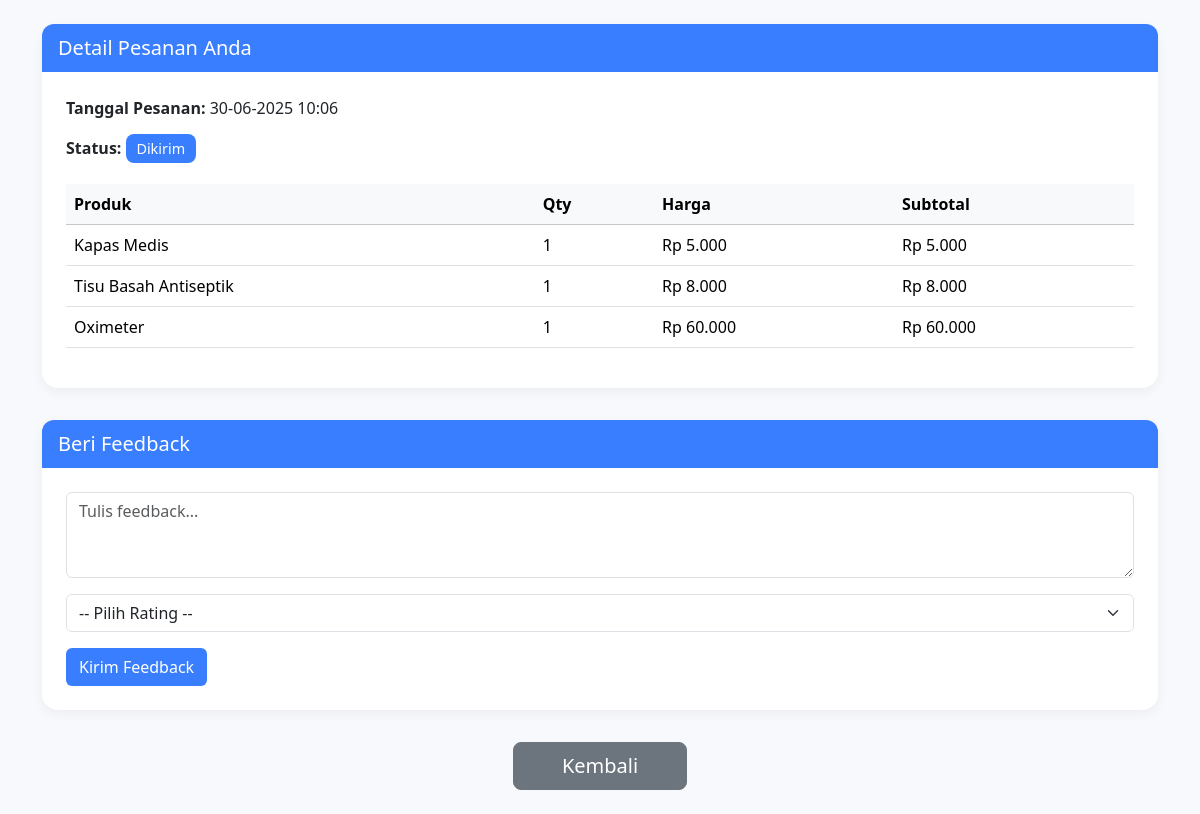
The page /detail_pesanan.php?id=38 on the database its author committed.
### tables this page shows
CREATE TABLE `tbl_orders` (
  `id` int(11) NOT NULL,
  `user_id` int(11) NOT NULL,
  `order_date` datetime DEFAULT current_timestamp(),
  `paypal_id` varchar(100) DEFAULT NULL,
  `bank_name` varchar(100) DEFAULT NULL,
  `payment_method` enum('Prepaid','Postpaid') DEFAULT NULL,
  `total` decimal(12,2) DEFAULT NULL,
  `user_name` varchar(100) DEFAULT NULL,
  `user_address` text DEFAULT NULL,
  `contact_no` varchar(20) DEFAULT NULL,
  `created_at` datetime DEFAULT current_timestamp(),
  `status_pengiriman` enum('pending','diproses','dikirim','selesai','batal') DEFAULT 'pending'
);

CREATE TABLE `tbl_order_items` (
  `id` int(11) NOT NULL,
  `order_id` int(11) NOT NULL,
  `product_name` varchar(100) DEFAULT NULL,
  `product_code` varchar(50) DEFAULT NULL,
  `quantity` int(11) NOT NULL,
  `price` decimal(12,2) NOT NULL,
  `subtotal` decimal(12,2) NOT NULL
);

### detail_pesanan.php (the view, shortened to what this page needs)
<?php
$conn = new mysqli("localhost", "root", "", "db_kasir");
$orderId = isset($_GET['id']) ? intval($_GET['id']) : 0;
$order = $conn->query("SELECT * FROM tbl_orders WHERE id = $orderId")->fetch_assoc();
$items = $conn->query("SELECT * FROM tbl_order_items WHERE order_id = $orderId");
?>
<!DOCTYPE html>
<html lang="id">
<head>
    <link href="https://cdn.jsdelivr.net/npm/bootstrap@5.3.2/dist/css/bootstrap.min.css" rel="stylesheet">
</head>
<body>
<div class="container py-4">
    <div class="order-card">
        <div class="order-header">
            <h5 class="mb-0">Detail Pesanan Anda</h5>
        </div>
        <p><strong>Tanggal Pesanan:</strong> <?= date('d-m-Y H:i', strtotime($order['order_date'])) ?></p>
        <p><strong>Status:</strong>
            <span class="badge-status
                <?= $order['status_pengiriman']=='pending'?'badge-pending':
                    ($order['status_pengiriman']=='diproses'?'badge-diproses':
                    ($order['status_pengiriman']=='dikirim'?'badge-dikirim':
                    ($order['status_pengiriman']=='selesai'?'badge-selesai':'badge-batal'))) ?>">
                <?= ucfirst($order['status_pengiriman']) ?>
            </span>
        </p>
        <table class="table table-hover mt-4">
            <thead class="table-light">
                <tr>
                    <th>Produk</th>
                    <th>Qty</th>
                    <th>Harga</th>
                    <th>Subtotal</th>
                </tr>
            </thead>
            <tbody>
            <?php while($item = $items->fetch_assoc()): ?>
                <tr>
                    <td><?= htmlspecialchars($item['product_name']) ?></td>
                    <td><?= $item['quantity'] ?></td>
                    <td>Rp <?= number_format($item['price'],0,',','.') ?></td>
                    <td>Rp <?= number_format($item['price']*$item['quantity'],0,',','.') ?></td>
                </tr>
            <?php endwhile; ?>
            </tbody>
        </table>
    </div>
<?php if (in_array($order['status_pengiriman'], ['dikirim', 'selesai'])): ?>
    <div class="order-card">
        <div class="order-header">
            <h5 class="mb-0">Beri Feedback</h5>
        </div>
        <form method="POST">
            <div class="mb-3">
                <textarea name="feedback" class="form-control" rows="3" placeholder="Tulis feedback..." required></textarea>
            </div>
            <div class="mb-3">
                <select name="rating" class="form-select" required>
                    <option value="">-- Pilih Rating --</option>
                </select>
            </div>
            <button type="submit" class="btn btn-feedback">Kirim Feedback</button>
        </form>
    </div>
    <?php endif; ?>
<div class="text-center mt-4">
    <a href="riwayat_pesanan.php" class="btn btn-secondary btn-lg px-5">
        Kembali
    </a>
</div>
</body>
</html>

### detail_pesanan.php (style rules this page uses)
body { background: #f8f9fc; font-family: 'Segoe UI', sans-serif; }
.order-card { background: #fff; border-radius: 1rem; box-shadow: 0 4px 12px rgba(0,0,0,0.05); padding: 1.5rem; margin-bottom: 2rem; }
.order-header { background: #397eff; color: white; padding: 0.75rem 1rem; border-radius: 0.75rem 0.75rem 0 0; margin: -1.5rem -1.5rem 1.5rem -1.5rem; }
.badge-status { padding: 0.35em 0.75em; border-radius: 0.5rem; font-size: 0.9em; }
.badge-dikirim { background: #397eff; color: #fff; }
.btn-feedback { background: #397eff; color: white; }

### rows shown on the page
tbl_orders: order_date "30-06-2025 10:06", status_pengiriman "Dikirim"
tbl_order_items: product_name "Kapas Medis", quantity "1", price "5.000", $item['price']*$item['quantity'] "5.000"
tbl_order_items: product_name "Tisu Basah Antiseptik", quantity "1", price "8.000", $item['price']*$item['quantity'] "8.000"
tbl_order_items: product_name "Oximeter", quantity "1", price "60.000", $item['price']*$item['quantity'] "60.000"
